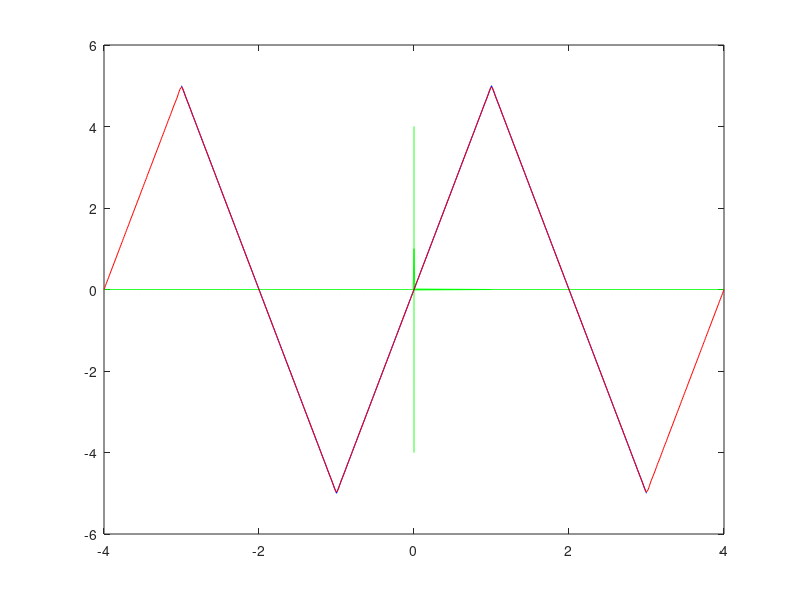

MATLAB code for this plot:
%%
%   Q4. Program to draw fourier transform of trinangular function.
T=4;    %a= -2 to b= +2
V0=5;   %V=+-(10) Asussumed 
w= 2*pi/T;
%%
%Function declareation
fun1= @(t)( (-4*V0/T).*(t + T/2) );
fun2= @(t)( (4*V0/T).*t );
fun3= @(t)( (-4*V0/T).*(t - T/2) );
func= @(t)( fun1(t)+fun2(t)+fun3(t) );
%%
%a0, an & bn finding
a10=@(n)(2/T)*integral( fun1, -T/2, -T/4 );
a20=@(n)(2/T)*integral( fun2, -T/4,  T/4 );
a30=@(n)(2/T)*integral( fun3,  T/4,  T/2 );
a0 =@(n)( a10(n)+a20(n)+a30(n) );

a1n=@(n)(2/T)*integral( @(t)fun1(t).*cos(n*w*t), -T/2, -T/4 );
a2n=@(n)(2/T)*integral( @(t)fun2(t).*cos(n*w*t), -T/4,  T/4 );
a3n=@(n)(2/T)*integral( @(t)fun3(t).*cos(n*w*t),  T/4,  T/2 );
an =@(n)( a10(n)+a20(n)+a30(n) );

b1n=@(n)(2/T)*integral( @(t)fun1(t).*sin(n*w*t), -T/2, -T/4 );
b2n=@(n)(2/T)*integral( @(t)fun2(t).*sin(n*w*t), -T/4,  T/4 );
b3n=@(n)(2/T)*integral( @(t)fun3(t).*sin(n*w*t),  T/4,  T/2 );
bn =@(n)( b1n(n)+b2n(n)+b3n(n) );
%%
t=-4:0.01:4;
t1=-3:0.01:-1;
t2=-1:0.01: 1;
t3= 1:0.01: 3;
%%
for j=1:2:50
    
    %hold on
    plot(t1,fun1(t1),'k')
    plot(t2,fun2(t2),'k')
    plot(t3,fun3(t3),'k')
    
    FS=0;
    for k=1:j
        FS=FS + an(k).*cos(k*w*t)+bn(k).*sin(k*w*t);
    end
    FS=FS+a0(0);
    plot(t,t==0,'g',t==0,t,'g', t1,fun1(t1),'b', t2,fun2(t2),'b', t3, fun3(t3),'b',t,FS,'r' )
    pause(1)
end
